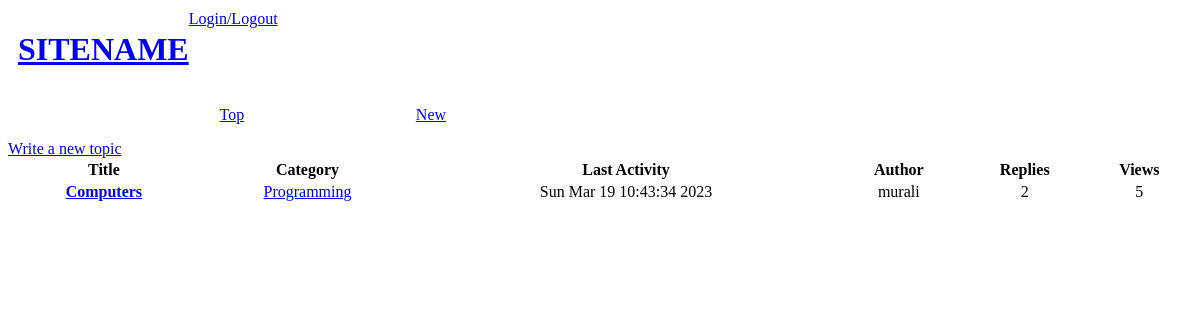
The app's page /cat/Programming with its own data.
### helper.py (models this page shows, shortened)
    class Topic(db.Model):
        id = db.Column(db.Integer, primary_key=True)
        title = db.Column(db.Text)
        content = db.Column(db.Text)
        date = db.Column(db.Text)
        lastActivity = db.Column(db.Text)
        author = db.Column(db.Text)
        category = db.Column(db.Text)
        private = db.Column(db.Boolean)
        likes = db.Column(db.Text)
        replies = db.Column(db.Text)
        likesNum = db.Column(db.Integer)
        repliesNum = db.Column(db.Integer)
        views = db.Column(db.Integer)

### app.py (the view)
@app.route("/cat/<category>")  # Get the list of posts in a category
def catList(category):
    topics = Topic.query.filter_by(category=category).order_by(Topic.id.desc())
    return render_template("index.html", topics=topics)

### templates/index.html
{% extends "base.html" %}
{% block content %}
<ul>
	<li><a href="/top">Top</a></li>
	<li><a href="/new">New</a></li>
</ul>
<a href="/post">Write a new topic</a>
<table style="width:100%">
	<tr>
		<th>Title</th>
		<th>Category</th>
		<th>Last Activity</th>
		<th>Author</th>
		<th>Replies</th>
		<th>Views</th>
	</tr>
	{% for topic in topics %}
	<tr>
		<td><a href="/topic/{{ topic.id }}"><b>{{ topic.title }}</b></a></td>
		<td><a href="/cat/{{ topic.category }}">{{ topic.category }}</a></td>
		<td>{{ topic.lastActivity }}</td>
		<td>{{ topic.author }}</td>
		<td>{{ topic.repliesNum }}</td>
		<td>{{ topic.views }}</td>
	</tr>
	{% endfor %}
</table>
{% endblock %}

### templates/base.html (style rules this page uses)
ul { display: flex; list-style-type: None; }
ul li { margin-left: 15% }
td { text-align: center; }

### records on screen
Topic: title "Computers", category "Programming", lastActivity "Sun Mar 19 10:43:34 2023", author "murali", repliesNum "2", views "5"
